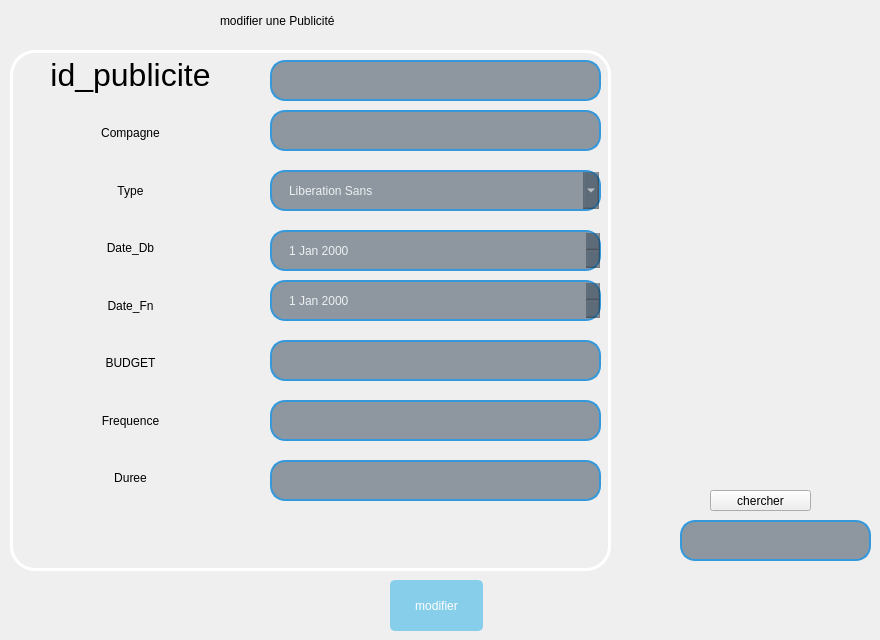
    <widget class="QWidget" name="tab_7">
     <attribute name="title">
      <string>Page</string>
     </attribute>
     <widget class="QLineEdit" name="lineEdit_20">
      <property name="geometry">
       <rect>
        <x>680</x>
        <y>520</y>
        <width>191</width>
        <height>41</height>
       </rect>
      </property>
      <property name="styleSheet">
       <string notr="true">QLineEdit {
    border: 2px solid #3498db; /* Bordure bleue */
    border-radius: 15px; /* Coins arrondis plus prononcés */
    padding: 5px 15px; /* Espacement interne */
    background-color: rgba(44, 62, 80, 0.5); /* Fond bleu foncé avec plus de transparence */
    selection-background-color: #2980b9; /* Couleur de fond de la sélection */
    color: #ecf0f1; /* Couleur du texte */
}

QLineEdit:focus {
    border: 2px solid #2980b9; /* Bordure bleue plus foncée pendant le focus */
    color: #ecf0f1; /* Couleur du texte pendant le focus */
    outline: none; /* Supprimer l'effet de soulignement bleu sur le focus */
    box-shadow: 0 0 10px rgba(41, 128, 185, 0.7); /* Légère ombre lorsqu'en focus */
}

QLineEdit::hover {
    background-color: rgba(52, 73, 94, 0.7); /* Fond bleu foncé plus clair avec plus de transparence lorsqu'il est survolé */
}

QLineEdit::disabled {
    color: #bdc3c7; /* Couleur du texte lorsque désactivé */
    background-color: rgba(52, 73, 94, 0.4); /* Fond bleu foncé avec plus de transparence lorsqu'il est désactivé */
    border: 2px solid #566573; /* Bordure gris foncé lorsqu'il est désactivé */
}

QLineEdit::placeholder {
    color: #bdc3c7; /* Couleur du texte de l'espace réservé */
}
</string>
      </property>
      <property name="inputMask">
       <string/>
      </property>
      <property name="text">
       <string/>
      </property>
      <property name="readOnly">
       <bool>false</bool>
      </property>
     </widget>
     <widget class="QPushButton" name="pushButton_rechercher">
      <property name="geometry">
       <rect>
        <x>710</x>
        <y>490</y>
        <width>101</width>
        <height>21</height>
       </rect>
      </property>
      <property name="text">
       <string>chercher</string>
      </property>
     </widget>
     <widget class="QGroupBox" name="groupBox_2">
      <property name="geometry">
       <rect>
        <x>10</x>
        <y>40</y>
        <width>601</width>
        <height>531</height>
       </rect>
      </property>
      <property name="styleSheet">
       <string notr="true">QGroupBox {
    border: 3px solid #ffffff;
    border-radius: 25px;
    padding: 5px;
    margin-top: 10px;
    font-size: 16px;
}

QGroupBox:title {
    subcontrol-origin: margin;
    subcontrol-position: top left;
    left: 10px;
    padding-left: 5px;
    padding-right: 5px;
    background-color: #f0f0f0;
    font-weight: bold;
}</string>
      </property>
      <property name="title">
       <string/>
      </property>
      <property name="alignment">
       <set>Qt::AlignCenter</set>
      </property>
      <widget class="QWidget" name="verticalLayoutWidget_3">
       <property name="geometry">
        <rect>
         <x>0</x>
         <y>10</y>
         <width>241</width>
         <height>511</height>
        </rect>
       </property>
       <layout class="QVBoxLayout" name="verticalLayout_3">
        <item>
         <widget class="QLabel" name="label_22">
          <property name="styleSheet">
           <string notr="true">QLabel {
    color: white;
    border: none;            
    border-radius: 0px;      
    background: transparent;
}
</string>
          </property>
          <property name="text">
           <string>&lt;html&gt;&lt;head/&gt;&lt;body&gt;&lt;p align=&quot;center&quot;&gt;&lt;span style=&quot; font-size:24pt; color:#000000;&quot;&gt;id_publicite&lt;/span&gt;&lt;/p&gt;&lt;/body&gt;&lt;/html&gt;</string>
          </property>
         </widget>
        </item>
        <item>
         <widget class="QLabel" name="paiment_3">
          <property name="styleSheet">
           <string notr="true">QLabel {
	color: rgb(0, 0, 0);
	font: 75 14pt &quot;Times New Roman&quot;;

    border: none;            
    border-radius: 0px;      
    background: transparent;
}
</string>
          </property>
          <property name="text">
           <string>Compagne</string>
          </property>
          <property name="alignment">
           <set>Qt::AlignCenter</set>
          </property>
         </widget>
        </item>
        <item>
         <widget class="QLabel" name="prenom_4">
          <property name="styleSheet">
           <string notr="true">QLabel {
	font: 75 14pt &quot;Times New Roman&quot;;
    
	color: rgb(0, 0, 0);
    border: none;            
    border-radius: 0px;      
    background: transparent;
}
</string>
          </property>
          <property name="text">
           <string>Type</string>
          </property>
          <property name="alignment">
           <set>Qt::AlignCenter</set>
          </property>
         </widget>
        </item>
        <item>
         <widget class="QLabel" name="prenom_3">
          <property name="styleSheet">
           <string notr="true">QLabel {
	font: 75 14pt &quot;Times New Roman&quot;;
    
	color: rgb(0, 0, 0);
    border: none;            
    border-radius: 0px;      
    background: transparent;
}
</string>
          </property>
          <property name="text">
           <string>Date_Db</string>
          </property>
          <property name="alignment">
           <set>Qt::AlignCenter</set>
          </property>
         </widget>
        </item>
        <item>
         <widget class="QLabel" name="email_3">
          <property name="styleSheet">
           <string notr="true">QLabel {
	font: 75 14pt &quot;Times New Roman&quot;;
	color: rgb(0, 0, 0);
    border: none;            
    border-radius: 0px;      
    background: transparent;
}
</string>
          </property>
          <property name="text">
           <string>Date_Fn</string>
          </property>
          <property name="alignment">
           <set>Qt::AlignCenter</set>
          </property>
         </widget>
        </item>
        <item>
         <widget class="QLabel" name="nom_3">
          <property name="styleSheet">
           <string notr="true">QLabel {
	color: rgb(0, 0, 0);
	font: 75 14pt &quot;Times New Roman&quot;;

    border: none;            
    border-radius: 0px;      
    background: transparent;
}
</string>
          </property>
          <property name="text">
           <string>BUDGET</string>
          </property>
          <property name="alignment">
           <set>Qt::AlignCenter</set>
          </property>
         </widget>
        </item>
        <item>
         <widget class="QLabel" name="nom_4">
          <property name="styleSheet">
           <string notr="true">QLabel {
	color: rgb(0, 0, 0);
	font: 75 14pt &quot;Times New Roman&quot;;

    border: none;            
    border-radius: 0px;      
    background: transparent;
}
</string>
          </property>
          <property name="text">
           <string>Frequence</string>
          </property>
          <property name="alignment">
           <set>Qt::AlignCenter</set>
          </property>
         </widget>
        </item>
        <item>
         <widget class="QLabel" name="nom_5">
          <property name="styleSheet">
           <string notr="true">QLabel {
	color: rgb(0, 0, 0);
	font: 75 14pt &quot;Times New Roman&quot;;

    border: none;            
    border-radius: 0px;      
    background: transparent;
}
</string>
          </property>
          <property name="text">
           <string>Duree</string>
          </property>
          <property name="alignment">
           <set>Qt::AlignCenter</set>
          </property>
         </widget>
        </item>
        <item>
         <widget class="QLabel" name="id_a_3">
          <property name="styleSheet">
           <string notr="true">QLabel {
	font: 75 14pt &quot;Times New Roman&quot;;
	color: black;
    border: none;            
    border-radius: 0px;      
    background: transparent;

}
</string>
          </property>
          <property name="text">
           <string/>
          </property>
          <property name="alignment">
           <set>Qt::AlignCenter</set>
          </property>
         </widget>
        </item>
       </layout>
      </widget>
      <widget class="QLineEdit" name="lineedit_BUDGET_2">
       <property name="geometry">
        <rect>
         <x>260</x>
         <y>300</y>
         <width>331</width>
         <height>41</height>
        </rect>
       </property>
       <property name="styleSheet">
        <string notr="true">QLineEdit {
    border: 2px solid #3498db; /* Bordure bleue */
    border-radius: 15px; /* Coins arrondis plus prononcés */
    padding: 5px 15px; /* Espacement interne */
    background-color: rgba(44, 62, 80, 0.5); /* Fond bleu foncé avec plus de transparence */
    selection-background-color: #2980b9; /* Couleur de fond de la sélection */
    color: #ecf0f1; /* Couleur du texte */
}

QLineEdit:focus {
    border: 2px solid #2980b9; /* Bordure bleue plus foncée pendant le focus */
    color: #ecf0f1; /* Couleur du texte pendant le focus */
    outline: none; /* Supprimer l'effet de soulignement bleu sur le focus */
    box-shadow: 0 0 10px rgba(41, 128, 185, 0.7); /* Légère ombre lorsqu'en focus */
}

QLineEdit::hover {
    background-color: rgba(52, 73, 94, 0.7); /* Fond bleu foncé plus clair avec plus de transparence lorsqu'il est survolé */
}

QLineEdit::disabled {
    color: #bdc3c7; /* Couleur du texte lorsque désactivé */
    background-color: rgba(52, 73, 94, 0.4); /* Fond bleu foncé avec plus de transparence lorsqu'il est désactivé */
    border: 2px solid #566573; /* Bordure gris foncé lorsqu'il est désactivé */
}

QLineEdit::placeholder {
    color: #bdc3c7; /* Couleur du texte de l'espace réservé */
}
</string>
       </property>
       <property name="inputMask">
        <string/>
       </property>
       <property name="text">
        <string/>
       </property>
      </widget>
      <widget class="QLineEdit" name="lineedit_DUREE_2">
       <property name="geometry">
        <rect>
         <x>260</x>
         <y>420</y>
         <width>331</width>
         <height>41</height>
        </rect>
       </property>
       <property name="styleSheet">
        <string notr="true">QLineEdit {
    border: 2px solid #3498db; /* Bordure bleue */
    border-radius: 15px; /* Coins arrondis plus prononcés */
    padding: 5px 15px; /* Espacement interne */
    background-color: rgba(44, 62, 80, 0.5); /* Fond bleu foncé avec plus de transparence */
    selection-background-color: #2980b9; /* Couleur de fond de la sélection */
    color: #ecf0f1; /* Couleur du texte */
}

QLineEdit:focus {
    border: 2px solid #2980b9; /* Bordure bleue plus foncée pendant le focus */
    color: #ecf0f1; /* Couleur du texte pendant le focus */
    outline: none; /* Supprimer l'effet de soulignement bleu sur le focus */
    box-shadow: 0 0 10px rgba(41, 128, 185, 0.7); /* Légère ombre lorsqu'en focus */
}

QLineEdit::hover {
    background-color: rgba(52, 73, 94, 0.7); /* Fond bleu foncé plus clair avec plus de transparence lorsqu'il est survolé */
}

QLineEdit::disabled {
    color: #bdc3c7; /* Couleur du texte lorsque désactivé */
    background-color: rgba(52, 73, 94, 0.4); /* Fond bleu foncé avec plus de transparence lorsqu'il est désactivé */
    border: 2px solid #566573; /* Bordure gris foncé lorsqu'il est désactivé */
}

QLineEdit::placeholder {
    color: #bdc3c7; /* Couleur du texte de l'espace réservé */
}
</string>
       </property>
       <property name="inputMask">
        <string/>
       </property>
       <property name="text">
        <string/>
       </property>
      </widget>
      <widget class="QLineEdit" name="lineedit_COMPAGNIE_2">
       <property name="geometry">
        <rect>
         <x>260</x>
         <y>70</y>
         <width>331</width>
         <height>41</height>
        </rect>
       </property>
       <property name="styleSheet">
        <string notr="true">QLineEdit {
    border: 2px solid #3498db; /* Bordure bleue */
    border-radius: 15px; /* Coins arrondis plus prononcés */
    padding: 5px 15px; /* Espacement interne */
    background-color: rgba(44, 62, 80, 0.5); /* Fond bleu foncé avec plus de transparence */
    selection-background-color: #2980b9; /* Couleur de fond de la sélection */
    color: #ecf0f1; /* Couleur du texte */
}

QLineEdit:focus {
    border: 2px solid #2980b9; /* Bordure bleue plus foncée pendant le focus */
    color: #ecf0f1; /* Couleur du texte pendant le focus */
    outline: none; /* Supprimer l'effet de soulignement bleu sur le focus */
    box-shadow: 0 0 10px rgba(41, 128, 185, 0.7); /* Légère ombre lorsqu'en focus */
}

QLineEdit::hover {
    background-color: rgba(52, 73, 94, 0.7); /* Fond bleu foncé plus clair avec plus de transparence lorsqu'il est survolé */
}

QLineEdit::disabled {
    color: #bdc3c7; /* Couleur du texte lorsque désactivé */
    background-color: rgba(52, 73, 94, 0.4); /* Fond bleu foncé avec plus de transparence lorsqu'il est désactivé */
    border: 2px solid #566573; /* Bordure gris foncé lorsqu'il est désactivé */
}

QLineEdit::placeholder {
    color: #bdc3c7; /* Couleur du texte de l'espace réservé */
}
</string>
       </property>
       <property name="inputMask">
        <string/>
       </property>
       <property name="text">
        <string/>
       </property>
      </widget>
      <widget class="QLineEdit" name="lineedit_FREQUENCE_2">
       <property name="geometry">
        <rect>
         <x>260</x>
         <y>360</y>
         <width>331</width>
         <height>41</height>
        </rect>
       </property>
       <property name="styleSheet">
        <string notr="true">QLineEdit {
    border: 2px solid #3498db; /* Bordure bleue */
    border-radius: 15px; /* Coins arrondis plus prononcés */
    padding: 5px 15px; /* Espacement interne */
    background-color: rgba(44, 62, 80, 0.5); /* Fond bleu foncé avec plus de transparence */
    selection-background-color: #2980b9; /* Couleur de fond de la sélection */
    color: #ecf0f1; /* Couleur du texte */
}

QLineEdit:focus {
    border: 2px solid #2980b9; /* Bordure bleue plus foncée pendant le focus */
    color: #ecf0f1; /* Couleur du texte pendant le focus */
    outline: none; /* Supprimer l'effet de soulignement bleu sur le focus */
    box-shadow: 0 0 10px rgba(41, 128, 185, 0.7); /* Légère ombre lorsqu'en focus */
}

QLineEdit::hover {
    background-color: rgba(52, 73, 94, 0.7); /* Fond bleu foncé plus clair avec plus de transparence lorsqu'il est survolé */
}

QLineEdit::disabled {
    color: #bdc3c7; /* Couleur du texte lorsque désactivé */
    background-color: rgba(52, 73, 94, 0.4); /* Fond bleu foncé avec plus de transparence lorsqu'il est désactivé */
    border: 2px solid #566573; /* Bordure gris foncé lorsqu'il est désactivé */
}

QLineEdit::placeholder {
    color: #bdc3c7; /* Couleur du texte de l'espace réservé */
}
</string>
       </property>
       <property name="inputMask">
        <string/>
       </property>
       <property name="text">
        <string/>
       </property>
      </widget>
      <widget class="QFontComboBox" name="combobox_2">
       <property name="geometry">
        <rect>
         <x>260</x>
         <y>130</y>
         <width>331</width>
         <height>41</height>
        </rect>
       </property>
       <property name="styleSheet">
        <string notr="true">QFontComboBox {
    border: 2px solid #3498db; /* Bordure bleue */
    border-radius: 15px; /* Coins arrondis plus prononcés */
    padding: 5px 15px; /* Espacement interne */
    background-color: rgba(44, 62, 80, 0.5); /* Fond bleu foncé avec plus de transparence */
    selection-background-color: #2980b9; /* Couleur de fond de la sélection */
    color: #ecf0f1; /* Couleur du texte */
}

QFontComboBox:focus {
    border: 2px solid #2980b9; /* Bordure bleue plus foncée pendant le focus */
    color: #ecf0f1; /* Couleur du texte pendant le focus */
    outline: none; /* Supprimer l'effet de soulignement bleu sur le focus */
    box-shadow: 0 0 10px rgba(41, 128, 185, 0.7); /* Légère ombre lorsqu'en focus */
}

QFontComboBox::hover {
    background-color: rgba(52, 73, 94, 0.7); /* Fond bleu foncé plus clair avec plus de transparence lorsqu'il est survolé */
}

QFontComboBox::disabled {
    color: #bdc3c7; /* Couleur du texte lorsque désactivé */
    background-color: rgba(52, 73, 94, 0.4); /* Fond bleu foncé avec plus de transparence lorsqu'il est désactivé */
    border: 2px solid #566573; /* Bordure gris foncé lorsqu'il est désactivé */
}

QFontComboBox::placeholder {
    color: #bdc3c7; /* Couleur du texte de l'espace réservé */
}
</string>
       </property>
      </widget>
      <widget class="QDateEdit" name="dateEdit_6">
       <property name="geometry">
        <rect>
         <x>260</x>
         <y>190</y>
         <width>331</width>
         <height>41</height>
        </rect>
       </property>
       <property name="styleSheet">
        <string notr="true">QDateEdit {
    border: 2px solid #3498db; /* Bordure bleue */
    border-radius: 15px; /* Coins arrondis plus prononcés */
    padding: 5px 15px; /* Espacement interne */
    background-color: rgba(44, 62, 80, 0.5); /* Fond bleu foncé avec plus de transparence */
    selection-background-color: #2980b9; /* Couleur de fond de la sélection */
    color: #ecf0f1; /* Couleur du texte */
}

QDateEdit:focus {
    border: 2px solid #2980b9; /* Bordure bleue plus foncée pendant le focus */
    color: #ecf0f1; /* Couleur du texte pendant le focus */
    outline: none; /* Supprimer l'effet de soulignement bleu sur le focus */
    box-shadow: 0 0 10px rgba(41, 128, 185, 0.7); /* Légère ombre lorsqu'en focus */
}

QDateEdit::hover {
    background-color: rgba(52, 73, 94, 0.7); /* Fond bleu foncé plus clair avec plus de transparence lorsqu'il est survolé */
}

QDateEdit::disabled {
    color: #bdc3c7; /* Couleur du texte lorsque désactivé */
    background-color: rgba(52, 73, 94, 0.4); /* Fond bleu foncé avec plus de transparence lorsqu'il est désactivé */
    border: 2px solid #566573; /* Bordure gris foncé lorsqu'il est désactivé */
}

QDateEdit::placeholder {
    color: #bdc3c7; /* Couleur du texte de l'espace réservé */
}
</string>
       </property>
      </widget>
      <widget class="QDateEdit" name="dateEdit_5">
       <property name="geometry">
        <rect>
         <x>260</x>
         <y>240</y>
         <width>331</width>
         <height>41</height>
        </rect>
       </property>
       <property name="styleSheet">
        <string notr="true">QDateEdit {
    border: 2px solid #3498db; /* Bordure bleue */
    border-radius: 15px; /* Coins arrondis plus prononcés */
    padding: 5px 15px; /* Espacement interne */
    background-color: rgba(44, 62, 80, 0.5); /* Fond bleu foncé avec plus de transparence */
    selection-background-color: #2980b9; /* Couleur de fond de la sélection */
    color: #ecf0f1; /* Couleur du texte */
}

QDateEdit:focus {
    border: 2px solid #2980b9; /* Bordure bleue plus foncée pendant le focus */
    color: #ecf0f1; /* Couleur du texte pendant le focus */
    outline: none; /* Supprimer l'effet de soulignement bleu sur le focus */
    box-shadow: 0 0 10px rgba(41, 128, 185, 0.7); /* Légère ombre lorsqu'en focus */
}

QDateEdit::hover {
    background-color: rgba(52, 73, 94, 0.7); /* Fond bleu foncé plus clair avec plus de transparence lorsqu'il est survolé */
}

QDateEdit::disabled {
    color: #bdc3c7; /* Couleur du texte lorsque désactivé */
    background-color: rgba(52, 73, 94, 0.4); /* Fond bleu foncé avec plus de transparence lorsqu'il est désactivé */
    border: 2px solid #566573; /* Bordure gris foncé lorsqu'il est désactivé */
}

QDateEdit::placeholder {
    color: #bdc3c7; /* Couleur du texte de l'espace réservé */
}
</string>
       </property>
      </widget>
      <widget class="QLineEdit" name="lineedit_rechid">
       <property name="geometry">
        <rect>
         <x>260</x>
         <y>20</y>
         <width>331</width>
         <height>41</height>
        </rect>
       </property>
       <property name="styleSheet">
        <string notr="true">QLineEdit {
    border: 2px solid #3498db; /* Bordure bleue */
    border-radius: 15px; /* Coins arrondis plus prononcés */
    padding: 5px 15px; /* Espacement interne */
    background-color: rgba(44, 62, 80, 0.5); /* Fond bleu foncé avec plus de transparence */
    selection-background-color: #2980b9; /* Couleur de fond de la sélection */
    color: #ecf0f1; /* Couleur du texte */
}

QLineEdit:focus {
    border: 2px solid #2980b9; /* Bordure bleue plus foncée pendant le focus */
    color: #ecf0f1; /* Couleur du texte pendant le focus */
    outline: none; /* Supprimer l'effet de soulignement bleu sur le focus */
    box-shadow: 0 0 10px rgba(41, 128, 185, 0.7); /* Légère ombre lorsqu'en focus */
}

QLineEdit::hover {
    background-color: rgba(52, 73, 94, 0.7); /* Fond bleu foncé plus clair avec plus de transparence lorsqu'il est survolé */
}

QLineEdit::disabled {
    color: #bdc3c7; /* Couleur du texte lorsque désactivé */
    background-color: rgba(52, 73, 94, 0.4); /* Fond bleu foncé avec plus de transparence lorsqu'il est désactivé */
    border: 2px solid #566573; /* Bordure gris foncé lorsqu'il est désactivé */
}

QLineEdit::placeholder {
    color: #bdc3c7; /* Couleur du texte de l'espace réservé */
}
</string>
       </property>
       <property name="inputMask">
        <string/>
       </property>
       <property name="text">
        <string/>
       </property>
       <property name="readOnly">
        <bool>false</bool>
       </property>
      </widget>
     </widget>
     <widget class="QPushButton" name="pushButton_modifier">
      <property name="geometry">
       <rect>
        <x>390</x>
        <y>580</y>
        <width>93</width>
        <height>51</height>
       </rect>
      </property>
      <property name="styleSheet">
       <string notr="true">/* QPushButton style */
QPushButton {
    background-color: #87CEEB;    /* Light blue background color */
    color: white;                 /* White text color */
    border: 2px solid #87CEEB;    /* Light blue border */
    border-radius: 5px;           /* Rounded corners */
    padding: 5px 10px;             /* Padding */
}

QPushButton:hover {
    background-color: #5F9EA0;    /* Darker light blue on hover */
}
</string>
      </property>
      <property name="text">
       <string>modifier</string>
      </property>
     </widget>
     <widget class="QLabel" name="label_8">
      <property name="geometry">
       <rect>
        <x>220</x>
        <y>-10</y>
        <width>401</width>
        <height>61</height>
       </rect>
      </property>
      <property name="styleSheet">
       <string notr="true">font: 81 16pt &quot;Rockwell Extra Bold&quot;;
color: rgb(0, 0, 0);</string>
      </property>
      <property name="text">
       <string>modifier une Publicité</string>
      </property>
     </widget>
    </widget>
